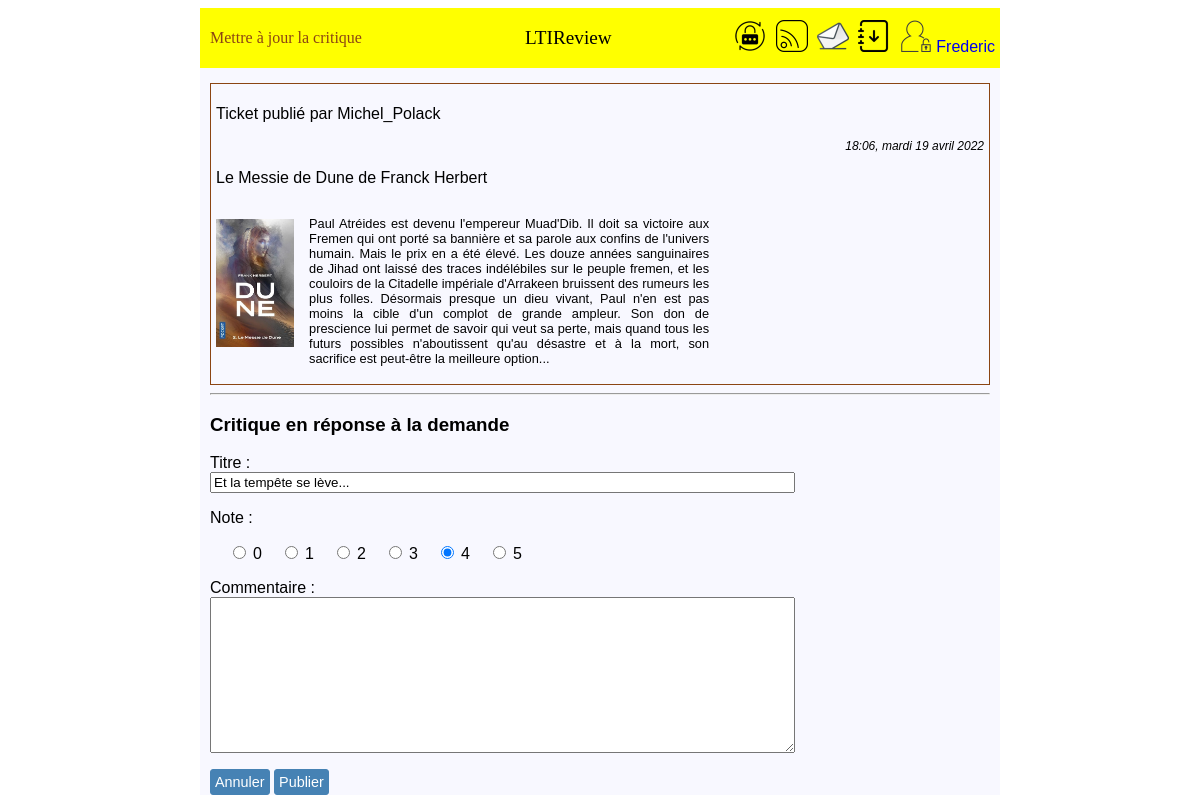
/review/13/update/ (signed in), run on the app's committed database.
### authentication/models.py (models this page shows)
class User(AbstractUser):
    profile_photo = models.ImageField(verbose_name='Photo de profil')
    follows = models.ManyToManyField('self', through='UserFollows', symmetrical=False)

### critics/models.py (models this page shows, shortened)
class Ticket(models.Model):
    title = models.CharField(max_length=128, verbose_name="Titre")
    description = models.TextField(max_length=2048, blank=True, verbose_name="Description")
    user = models.ForeignKey(to=settings.AUTH_USER_MODEL, on_delete=models.CASCADE)
    image = models.ImageField(null=True, blank=True, verbose_name="Photo du livre ou de l'article")
    time_created = models.DateTimeField(auto_now_add=True)

class Review(models.Model):
    class Notation(models.IntegerChoices):
        ZERO = 0, _('0')
        UN = 1, _('1')
        DEUX = 2, _('2')
        TROIS = 3, _('3')
        QUATRE = 4, _('4')
        CINQ = 5, _('5')
        __empty__ = _('')
    ticket = models.ForeignKey(to=Ticket, on_delete=models.CASCADE)
    rating = models.PositiveSmallIntegerField(choices=Notation.choices, verbose_name='Note')
    headline = models.CharField(max_length=128, verbose_name='Titre')
    body = models.TextField(max_length=8192, blank=True, verbose_name='Commentaire')
    user = models.ForeignKey(to=settings.AUTH_USER_MODEL, on_delete=models.CASCADE)
    time_created = models.DateTimeField(auto_now_add=True)

### critics/views.py (the view, shortened to what this page needs)
# urls.py: path('review/<int:id>/update/', critics.views.ReviewUpdateView.as_view(), name='review_update'),
class ReviewUpdateView(LoginRequiredMixin, View):
    template_name = 'critics/review_create.html'
    form_class = forms.ReviewForm
    def get(self, request, id):
        review = Review.objects.get(id=id)
        form = self.form_class(instance=review)
        messages.info(request, 'Mettre à jour la critique')
        return render(request, self.template_name, context={'form': form, 'ticket': review.ticket})

### critics/forms.py
class ReviewForm(forms.ModelForm):
    class Meta:
        model = models.Review
        fields = ['headline', 'rating', 'body']
        widgets = {'rating': forms.RadioSelect()}

### critics/templates/critics/review_create.html (shortened to what this page needs)
{% extends 'base.html' %}
{% block content %}
<div class="page">
    <div class="ticket-post">
        {% include 'critics/partials/ticket_snippet.html' %}
    </div>
    <hr>
    <form method="post">
        <h3>Critique en réponse à la demande</h3>
        {{ form.as_p }}
        <button><a class="bouton-href" href="{% url 'home' %}">Annuler</a></button>
        <button type="submit" >Publier</button>
    </form>
</div>
{% endblock content %}

### templates/base.html (shortened to what this page needs)
{% load static %}
<html lang="fr">
<head>
    <link rel="stylesheet" href="{% static 'styles.css' %}">
</head>
<body>
    <header>
        <p id="message">
        {% if messages %}
            {% for message in messages %}
                <span{% if message.tags %} class="{{ message.tags }}"{% endif %}>{{ message }}</span>
            {% endfor %}
        {% endif %}
        </p>
        <p id="titre">LTIReview</p>
        <nav>
            {% if user.is_authenticated %}
                <a class="image" href="{% url 'password_change' %}">
                    <img src="{% static 'img/psw_change.png' %}" alt="changement mot de passe"
                         width="32px" height="32px" title="Changement mot de passe">
                </a>
                <a class="image" href="{% url 'home' %}">
                    <img src="{% static 'img/flux.png' %}" alt="flux"
                         width="32px" height="32px" title="Flux">
                </a>
                <a class="image" href="{% url 'post' %}">
                    <img src="{% static 'img/post.png' %}" alt="posts"
                         width="32px" height="32px" title="Posts">
                </a>
                <a class="image" href="{% url 'user_follow' %}">
                    <img src="{% static 'img/abonnement.png' %}" alt="abonnements"
                         width="32px" height="32px" title="Abonnements">
                </a>
                <a class="image" href="{% url 'logout' %}">
                    <img src="{% static 'img/user_unlocked.png' %}" alt="déconnexion"
                         width="32px" height="32px" title="Déconnexion">
                    {{user}}
                </a>
            {% endif %}
        </nav>
    </header>
    {% block content %}{% endblock content %}
</body>
</html>

### critics/templates/critics/partials/ticket_snippet.html
<div class="ticket-partial">
    {% if ticket.user == request.user %}
        <p>Vous avez publié un ticket</p>
    {% else %}
        <p>Ticket publié par {{ ticket.user.username }}</p>
    {% endif %}
    <p class="stamp">{{ticket.time_created|date:"H:i, l j F Y"}}</p>
    <p>{{ ticket.title }}</p>
    <div class="ticket-content">
        {% if ticket.image %}
            <p><img src="{{ ticket.image.url}}" alt="Livre/Article" height="128px"></p>
        {% endif %}
        <p class="ticket-description">{{ ticket.description }}</p>
    </div>
</div>

### static/styles.css (style rules this page uses)
html { background: white; }
body { max-width: 800px; margin-left: auto; margin-right: auto; background: ghostWhite; font-family: sans-serif; }
header { display: flex; justify-content: space-between; align-items: center; background: yellow; }
#message { width: 35%; text-align: left; margin-left: 5px; padding: 5px; color: saddleBrown; font-family: fantasy; }
#titre { width: 20%; text-align: center; font-family: fantasy; font-size: 120%; }
nav { width: 45%; text-align: right; }
nav a { margin-right: 5px; }
.image { text-decoration: none; }
label { display: block; }
.bouton-href { text-decoration: none; color: white; cursor: default; }
button { background: steelBlue; border: 1px steelBlue solid; border-radius: 3px; padding: 4px; color: white; font-size: 90%; }
.page { margin: 10px; }
#id_rating { display: flex; max-width: 40%; justify-content: space-between; }
#id_title, #id_description, #id_headline, #id_body { width: 75%; }
.ticket-post { border: 1px saddleBrown solid; padding: 5px; margin-bottom: 5px; margin-top: 15px; }
.ticket-content { display: flex; }
.ticket-description { width: 400px; margin-left: 15px; font-size: 0.8em; text-align: justify; }
.stamp { text-align: right; font-size: 0.75em; font-style: italic; }

### data on the page
User: username "Frederic"
Ticket: user.username "Michel_Polack", time_created "18:06, mardi 19 avril 2022", title "Le Messie de Dune de Franck Herbert", image (picture), description "Paul Atréides est devenu l'empereur Muad'Dib. Il doit sa victoire aux Fremen qui ont porté sa bannière et sa parole aux confins de l'univers humain. Mais le prix en a été élevé. Les douze années sanguinaires de Jihad ont laissé des traces indélébiles sur le peuple fremen, et les couloirs de la Citadelle impériale d'Arrakeen bruissent des rumeurs les plus folles. Désormais presque un dieu vivant, Paul n'en est pas moins la cible d'un complot de grande ampleur. Son don de prescience lui permet de savoir qui veut sa perte, mais quand tous les futurs possibles n'aboutissent qu'au désastre et à la mort, son sacrifice est peut-être la meilleure option..."
Review: headline "Et la tempête se lève...", rating "☐ 0 ☐ 1 ☐ 2 ☐ 3 ☑ 4 ☐ 5"

### other printed values
{{ message }} "Mettre à jour la critique"
